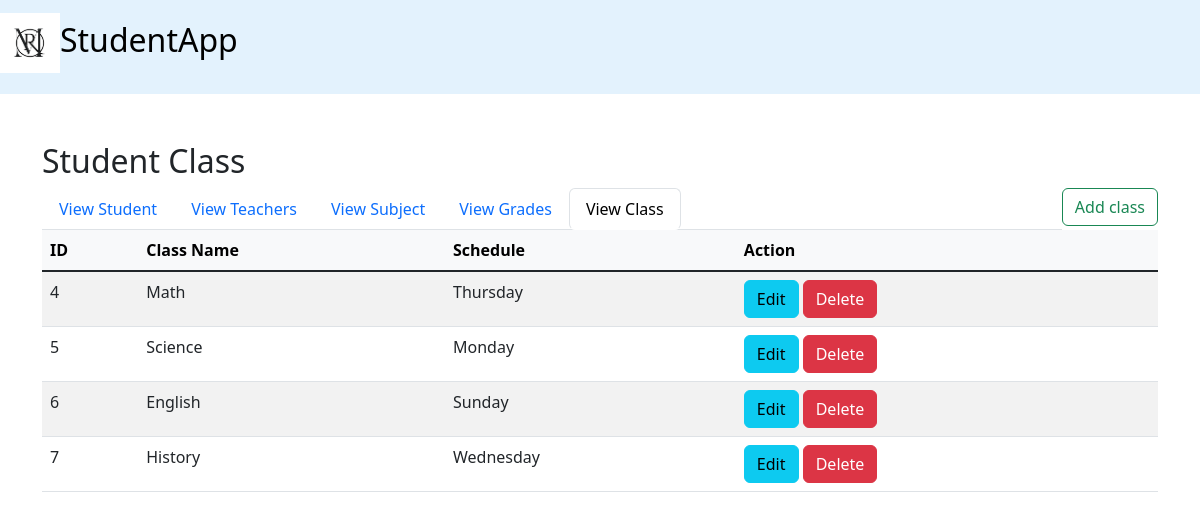
/classes.php, run on the app's committed database.
### tables this page shows
CREATE TABLE `classes` (
  `id_class` int NOT NULL AUTO_INCREMENT,
  `class_name` varchar(50) NOT NULL,
  `schedule` varchar(100) NOT NULL,
  PRIMARY KEY (`id_class`)
);

### classes.php (the view, shortened to what this page needs)
<!DOCTYPE html>
<html lang="en">
    <head>
        <link href="https://cdn.jsdelivr.net/npm/bootstrap@5.3.0-alpha3/dist/css/bootstrap.min.css" rel="stylesheet">
    </head>
    <body>
    <nav class ="navbar navbar-light justify-content-left fs-3 mb-5" style="background-color: #e3f2fd;">
        <a class="navbar-brand" href="#">
            <h2>
      <img src="RM.png" alt="RM" width="60" height="60">StudentApp
    </h2>
    </a>
 </nav>
       <div class = "container">
        <h2>Student Class</h2>
        <a href="add_class.php" class = "btn btn-outline-success float-end">Add class</a>
       <ul class="nav nav-tabs">
            <li class="nav-item">
                <a href="student.php" class="btn btn float-start nav-link ">View Student</a>
            </li>
            <li class="nav-item">
                <a href="teacher.php" class="btn btn float-start nav-link ">View Teachers</a>
            </li>
            <li class="nav-item">
                <a href="subject.php" class="btn btn float-start nav-link">View Subject</a>
            </li>
            <li class="nav-item">
                <a href="grades.php" class="btn btn float-start nav-link">View Grades</a>
            </li>
            <li class="nav-item">
                <a href="classes.php" class="btn btn float-start nav-link active">View Class</a>
            </li>
        </ul>
        <table class="table table-hover table-striped columns text-left">
        <thead class ="table-light">
            <tr>
            <th scope="col">ID</th>
            <th scope="col">Class Name</th>
            <th scope="col">Schedule</th>
            <th scope="col">Action</th>
            </tr>
        </thead>
        <tbody class="table-group-divider">
            <?php
                include "config/config.php";
                $sql = "SELECT * FROM `classes`";
                $result = mysqli_query($conn, $sql);
                while ($row = mysqli_fetch_assoc($result)){
                    ?>
                     <tr>
                    <td> <?php echo $row['id_class'] ?> </td>
                    <td> <?php echo $row['class_name'] ?> </td>
                    <td> <?php echo $row['schedule'] ?> </td>
                    <td>
                        <a href = "edit_class.php?id=<?php echo $row['id_class'] ?>" class="link-dark">
                        <button class= "btn btn-info" type = "submit">Edit</button></a>
                        <a href = "delete_class.php?id=<?php echo $row['id_class'] ?>" class="link-dark">
                        <button class= "btn btn-danger" type = "submit">Delete</button></a>
                        </td>
                    </tr>
                    <?php
                }
            ?>
        </tbody>
        </table>
       </div>
</body>
</html>

### data on the page
classes: id_class "4", class_name "Math", schedule "Thursday"
classes: id_class "5", class_name "Science", schedule "Monday"
classes: id_class "6", class_name "English", schedule "Sunday"
classes: id_class "7", class_name "History", schedule "Wednesday"
